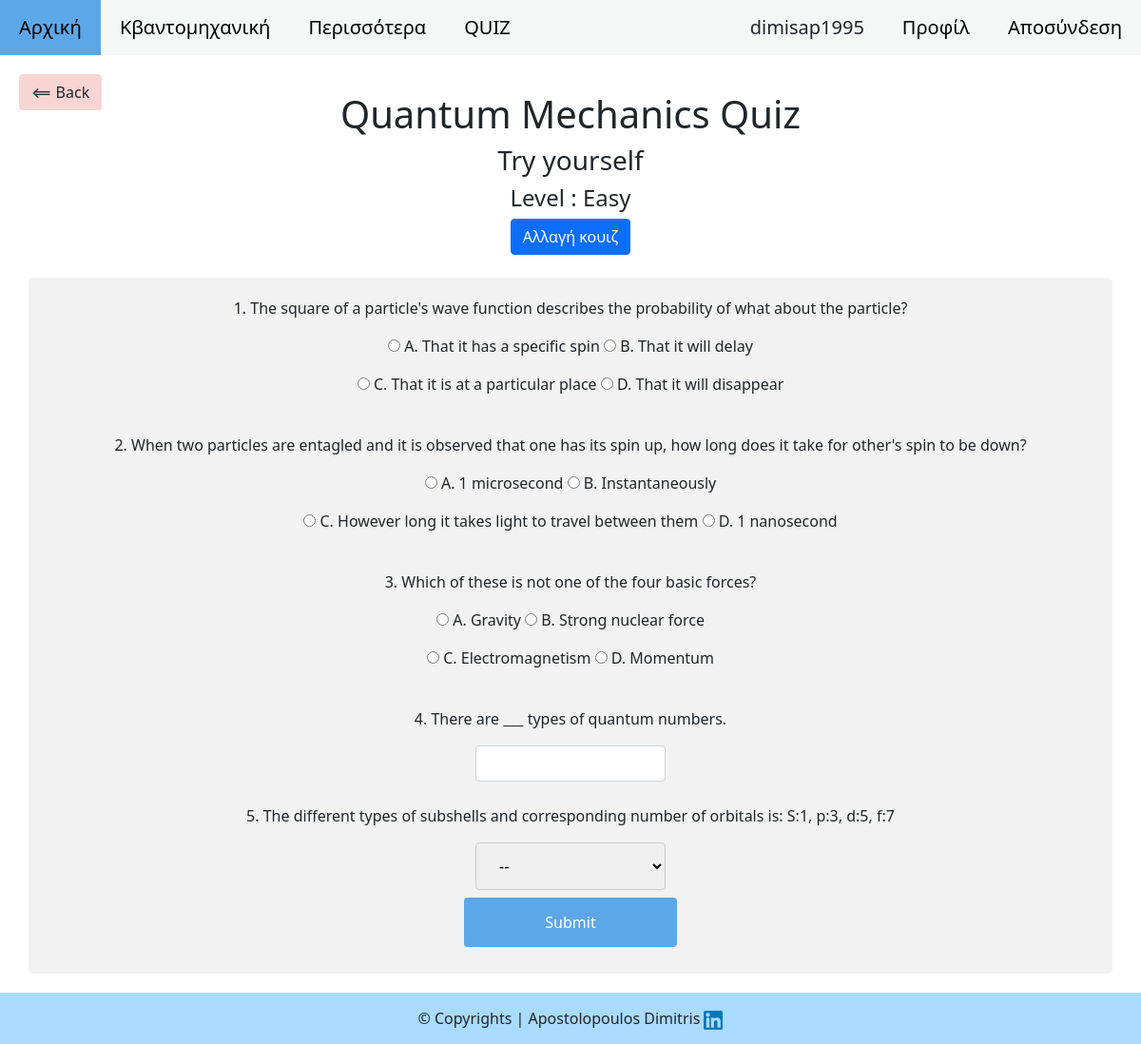
Page /quizloggedeasy.php (signed in) on the committed database.
### tables this page shows
CREATE TABLE `easy_test` (
  `id` int(11) NOT NULL,
  `question` varchar(300) NOT NULL,
  `answer1` varchar(200) NOT NULL,
  `answer2` varchar(20) NOT NULL,
  `answer3` varchar(200) NOT NULL,
  `answer4` varchar(200) NOT NULL,
  `correct` varchar(200) NOT NULL
);

CREATE TABLE `easy_test_texat` (
  `id` int(11) NOT NULL,
  `question` varchar(300) NOT NULL,
  `answer` varchar(100) NOT NULL
);

CREATE TABLE `easy_test_tf` (
  `id` int(11) NOT NULL,
  `question` varchar(300) NOT NULL,
  `true1` varchar(200) NOT NULL,
  `false1` varchar(200) NOT NULL,
  `correct` varchar(200) NOT NULL
);

### quizloggedeasy.php (the view, shortened to what this page needs)
<?php
  include_once 'dbentry.php';
  $query = "SELECT count(*) FROM `easy_test`";
  $result = mysqli_query($conn,$query);
  $row = mysqli_fetch_array($result);
  $num = $row[0];
  $query2 = "SELECT count(*) FROM `easy_test_tf`";
  $result = mysqli_query($conn,$query2);
  $rowtf = mysqli_fetch_array($result);
  $num2 = $rowtf[0];
  $query3 = "SELECT count(*) FROM `easy_test_texat`";
  $result = mysqli_query($conn,$query3);
  $rowta = mysqli_fetch_array($result);
  $num3 = $rowta[0];
  if(isset($_SESSION['username'])){
    $q1 = rand(1,$num);
    while(1){
       $q2 = rand(1,$num);
       if($q1 == $q2){
           continue;
       }else{
           break;
       }
    }
    while(1){
       $q3 = rand(1,$num);
       if($q1 != $q3 && $q2 != $q3){
           break;
       }else{
           continue;
       }
    }
    $q4 = rand(1,$num3);
    $q5 = rand(1,$num2);
    $sql = "SELECT * FROM `easy_test` where `id` = '$q1'";
    $result = mysqli_query($conn,$sql);
    $row1 = mysqli_fetch_array($result);
    $sql2 = "SELECT * FROM `easy_test` where `id` = '$q2'";
    $result = mysqli_query($conn,$sql2);
    $row2 = mysqli_fetch_array($result);
    $sql3 = "SELECT * FROM `easy_test` where `id` = '$q3'";
    $result = mysqli_query($conn,$sql3);
    $row3 = mysqli_fetch_array($result);
    $sql4 = "SELECT * FROM `easy_test_texat` where `id` = '$q4'";
    $result = mysqli_query($conn,$sql4);
    $row4 = mysqli_fetch_array($result);
    $sql5 = "SELECT * FROM `easy_test_tf` where `id` = '$q5'";
    $result = mysqli_query($conn,$sql5);
    $row5 = mysqli_fetch_array($result);
}
?>
<!DOCTYPE html>
<html lang="en">
<head>
    <link rel="stylesheet" href="styles.css">
<link href="https://cdn.jsdelivr.net/npm/bootstrap@5.0.1/dist/css/bootstrap.min.css" rel="stylesheet">
</head>
<body>
<?php if(isset($_SESSION['username'])):?>
    <div class="topnav" id="myTopnav">
        <a href="indexlogged.php">Αρχική</a>
        <a href="basicslogged.php">Κβαντομηχανική</a>
        <a href="morelogged.php">Περισσότερα</a>
        <a href="choosecat.php">QUIZ</a>
        <a href="logout.php"style="float:right;">Αποσύνδεση</a>
        <a href="profile.php" style="float:right;">Προφίλ</a>
        <a style="float:right; "onMouseOver="this.style.backgroundColor='#F5F7F7'"><?php echo $_SESSION['username']?> </a>
      </div>
      <a href="choosecat.php"><button class = "btn" style="position:relative;left:20px;top:20px;background:#F8D5D3;">&#10232; Back</button></a>
        <div class="container">
      <h1>Quantum Mechanics Quiz</h1>
      <h3>Try yourself</h3>
      <h4> Level : Easy</h4>
      <a href="quizloggedeasy.php"><button type="button" class="btn btn-primary" >Αλλαγή κουιζ</button></a>
      <br><br>
      <div class="row">
      <div class="form ">
        <form name="quiz" id="quiz" method="POST" action="resultsez.php">
            <p><label>1. <?php echo $row1['question'];?></label></p>
            <p><input type="radio"  name="question1" value = "<?php echo $row1['answer1']  ?>"> A. <?php echo $row1['answer1'] ?>
            <input type="radio"  name="question1" value = "<?php echo $row1['answer2']  ?>"> B. <?php echo $row1['answer2'] ?></p>
            <p><input type="radio"  name="question1" value = "<?php echo $row1['answer3']  ?>"> C. <?php echo $row1['answer3'] ?>
            <input type="radio"  name="question1" value = "<?php echo $row1['answer4']  ?>"> D. <?php echo $row1['answer4'] ?></p>
            <br>
            <p><label>2. <?php echo $row2['question'];?></label></p>
            <p><input type="radio" name="question2" value = "<?php echo $row2['answer1']  ?>"> A. <?php echo $row2['answer1'] ?>
            <input type="radio"  name="question2" value = "<?php echo $row2['answer2']  ?>"> B. <?php echo $row2['answer2'] ?></p>
            <p><input type="radio"  name="question2" value = "<?php echo $row2['answer3']  ?>"> C. <?php echo $row2['answer3'] ?>
            <input type="radio"  name="question2" value = "<?php echo $row2['answer4']  ?>"> D. <?php echo $row2['answer4'] ?></p>
            <br>
            <p><label>3. <?php echo $row3['question'];?></label></p>
            <p><input type="radio"  name="question3" value = "<?php echo $row3['answer1']  ?>"> A. <?php echo $row3['answer1'] ?>
            <input type="radio"  name="question3" value = "<?php echo $row3['answer2']  ?>"> B. <?php echo $row3['answer2'] ?></p>
            <p><input type="radio"  name="question3" value = "<?php echo $row3['answer3']  ?>"> C. <?php echo $row3['answer3'] ?>
            <input type="radio"  name="question3" value = "<?php echo $row3['answer4']  ?>"> D. <?php echo $row3['answer4'] ?></p>
            <br>
            <p><label>4. <?php echo $row4['question'];?></label></p>
            <span><textarea id="question-textarea"class="form-control" name ="question4" id="exampleFormControlTextarea1" value = "<?php echo $row4['answer']?>" style="width:200px;display: block;margin-left: auto;
    margin-right: auto;resize: none;"rows="1"></textarea></span>
            <br>
            <p><label>5. <?php echo $row5['question'];?></label></p>
            <select name= "question5">
                <option selected="selected">--</option>
             </select>
            <br>
            <input type="submit" id="submit" name="submit" value="Submit" >
        </form>
    </div>
</div>
</div>
<div class="footer">
    <p id="footerpar"> &copy; Copyrights | Apostolopoulos Dimitris <a href="https://www.linkedin.com/in/dimitris-apostolopoulos-9847a1172/" target="_blank"> <img src="media/linkedin.png" alt="LinkedIn Profile" id="linkedin"></a> </p>
</div>
 <?php endif; ?>
</body>
</html>

### styles.css (style rules this page uses)
* { box-sizing: border-box; }
.row::after { content:""; clear:both; float:left; }
body { padding:0px; margin:0px; font-family:Arial, Helvetica, sans-serif; }
input[type=text], select { width: 100%; padding: 12px 20px; margin: 8px 0; display: inline-block; border: 1px solid #ccc; border-radius: 4px; }
input[type=submit] { width: 20%; background-color: #5ca7e8; color: white; padding: 14px 20px; margin: 8px 0; border: none; border-radius: 4px; cursor: pointer; }
#footerpar { text-align:center; margin:0px; margin-top:20px; background-color:#A9DBFE; padding:15px; }
#linkedin { width:20px; height:20px; }
input[type="radio"] { display: inline; border: 1px solid #ccc; border-radius: 4px; }
.form { border-radius: 5px; background-color: #f2f2f2; padding: 20px; }
.topnav { background-color: #F5F7F7; overflow: hidden; }
.topnav a { float: left; display: block; color: black; text-align: center; padding: 14px 20px; text-decoration: none; font-size: 20px; }
.container { text-align:center; }
select { width:200px; }
html { scroll-behavior: smooth; }

### rows in the picture
easy_test: question "The square of a particle's wave function describes the probability of what about the particle?", answer1 "That it has a specific spin", answer2 "That it will delay", answer3 "That it is at a particular place", answer4 "That it will disappear"
easy_test: question "When two particles are entagled and it is observed that one has its spin up, how long does it take for other's spin to be down?", answer1 "1 microsecond", answer2 "Instantaneously", answer3 "However long it takes light to travel between them", answer4 "1 nanosecond"
easy_test: question "Which of these is not one of the four basic forces?", answer1 "Gravity", answer2 "Strong nuclear force", answer3 "Electromagnetism", answer4 "Momentum"
easy_test_texat: question "There are ___ types of quantum numbers."
easy_test_tf: question "The different types of subshells and corresponding number of orbitals is: S:1, p:3, d:5, f:7"

### other values in the picture
$_SESSION['username'] "dimisap1995"
